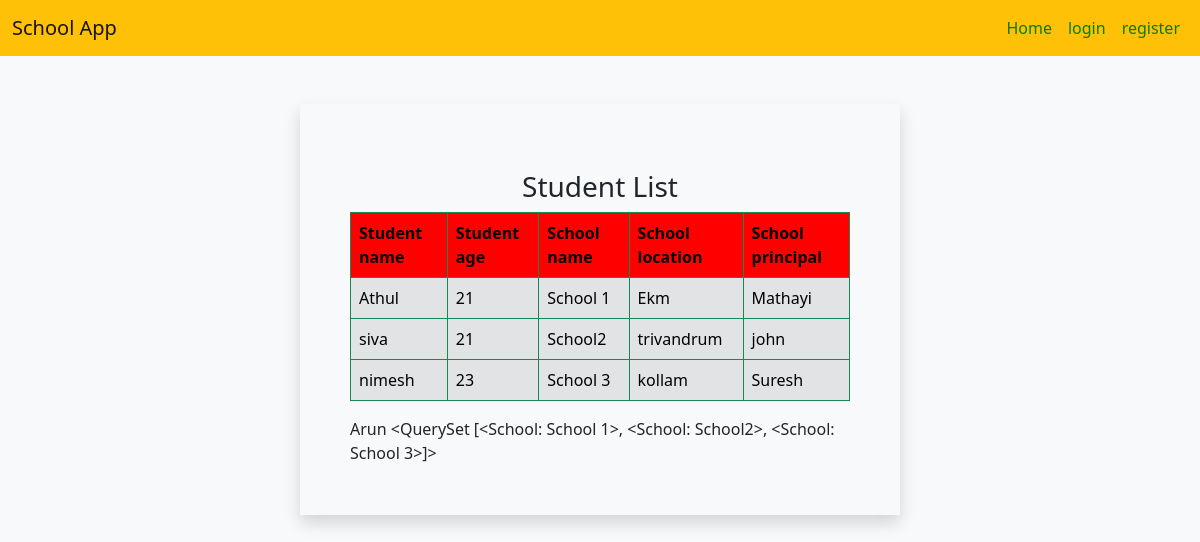
The app's page /StudentList with its own data.
### app1/models.py (models this page shows, shortened)
class Student(models.Model):
    name=models.CharField(max_length=20)
    age=models.IntegerField()
    school=models.ForeignKey(School,on_delete=models.CASCADE,related_name="students")

class School(models.Model):
    name=models.CharField(max_length=30)
    principal=models.CharField(max_length=20)
    location=models.CharField(max_length=10)
    def __str__(self):
        return self.name

### app1/views.py (the view)
# urls.py: path('StudentList',views.StudentList.as_view(),name="StudentList"),
class StudentList(ListView):
    model = Student
    template_name = "studentlist.html"
    context_object_name = "stu"
    def get_context_data(self):
        context=super().get_context_data()
        context['name']="Arun"
        context['school']=School.objects.all()
        return context

### templates/studentlist.html (shortened to what this page needs)
{% extends 'base.html' %}
{% load crispy_forms_tags %}
{% block content %}
<div class="container border border-2 border-light shadow mt-5 p-5 w-50">
    <h3 class="text-center mt-3">Student List</h3>
    <table class="table table-bordered table-secondary border-success">
       <tr>
           <th>Student name</th>
           <th>Student age</th>
           <th>School name</th>
           <th>School location</th>
           <th>School principal</th>
        </tr>
        <tr>
            {% for i in stu %}
            <td>{{i.name}}</td>
            <td>{{i.age}}</td>
            <td>{{i.school.name}}</td>
            <td>{{i.school.location}}</td>
            <td>{{i.school.principal}}</td>
        </tr>
        {% endfor %}
    </table>
    {{name}}
    {{school}}
</div>
{% endblock %}

### templates/base.html (shortened to what this page needs)
<!DOCTYPE html>
<html lang="en">
<head>
    <link href="https://cdn.jsdelivr.net/npm/bootstrap@5.0.2/dist/css/bootstrap.min.css" rel="stylesheet">
</head>
<body class="bg-light">
<nav class="navbar navbar-expand-lg navbar-light bg-warning">
  <div class="container-fluid">
    <a class="navbar-brand" href="#">School App</a>
    <div class="collapse navbar-collapse" id="navbarSupportedContent">
      <ul class="navbar-nav ms-auto mb-2 mb-lg-0">
        <li class="nav-item">
          <a class="nav-link active" aria-current="page" href="{% url 'Home' %}">Home</a>
        </li>
         {% if user.is_authenticated %}
        <li class="nav-item">
          <a class="nav-link active" aria-current="page" href="{% url 'AddStudent' %}">add students</a>
        </li>
                  <li class="nav-item">
          <a class="nav-link active" aria-current="page"  href="{% url 'AddSchool' %}">add Schools</a>
        </li>
                  <li class="nav-item">
          <a class="nav-link active" aria-current="page" href="{% url 'SchoolList' %}">School list</a>
        </li>
                            <li class="nav-item">
          <a class="nav-link active" aria-current="page" href="{% url 'StudentList' %}">Student list</a>
        </li>
                            <li class="nav-item">
          <a class="nav-link active" aria-current="page" href="{% url 'Logout' %}">logout</a>
        </li>
          {% else %}
                  <li class="nav-item">
          <a class="nav-link active" aria-current="page" href="{% url 'Login' %}">login</a>
        </li>
                  <li class="nav-item">
          <a class="nav-link active" aria-current="page" href="{% url 'Register' %}">register</a>
        </li>
      </ul>
{% endif %}
    </div>
  </div>
</nav>
{% block content %}
{% endblock %}
</body>
</html>

### templates/base.html (style rules this page uses)
.navbar-light .navbar-nav .nav-link.active, .navbar-light .navbar-nav .show>.nav-link { color:green !important; }

### templates/studentlist.html (style rules this page uses)
th { background:red !important; }

### records on screen
Student: name "Athul", age "21", school.name "School 1", school.location "Ekm", school.principal "Mathayi"
Student: name "siva", age "21", school.name "School2", school.location "trivandrum", school.principal "john"
Student: name "nimesh", age "23", school.name "School 3", school.location "kollam", school.principal "Suresh"
School: name.name "<QuerySet [<School: School 1>, <School: School2>, <School: School 3>]>"

### other values on screen
{{ name }} "Arun"
